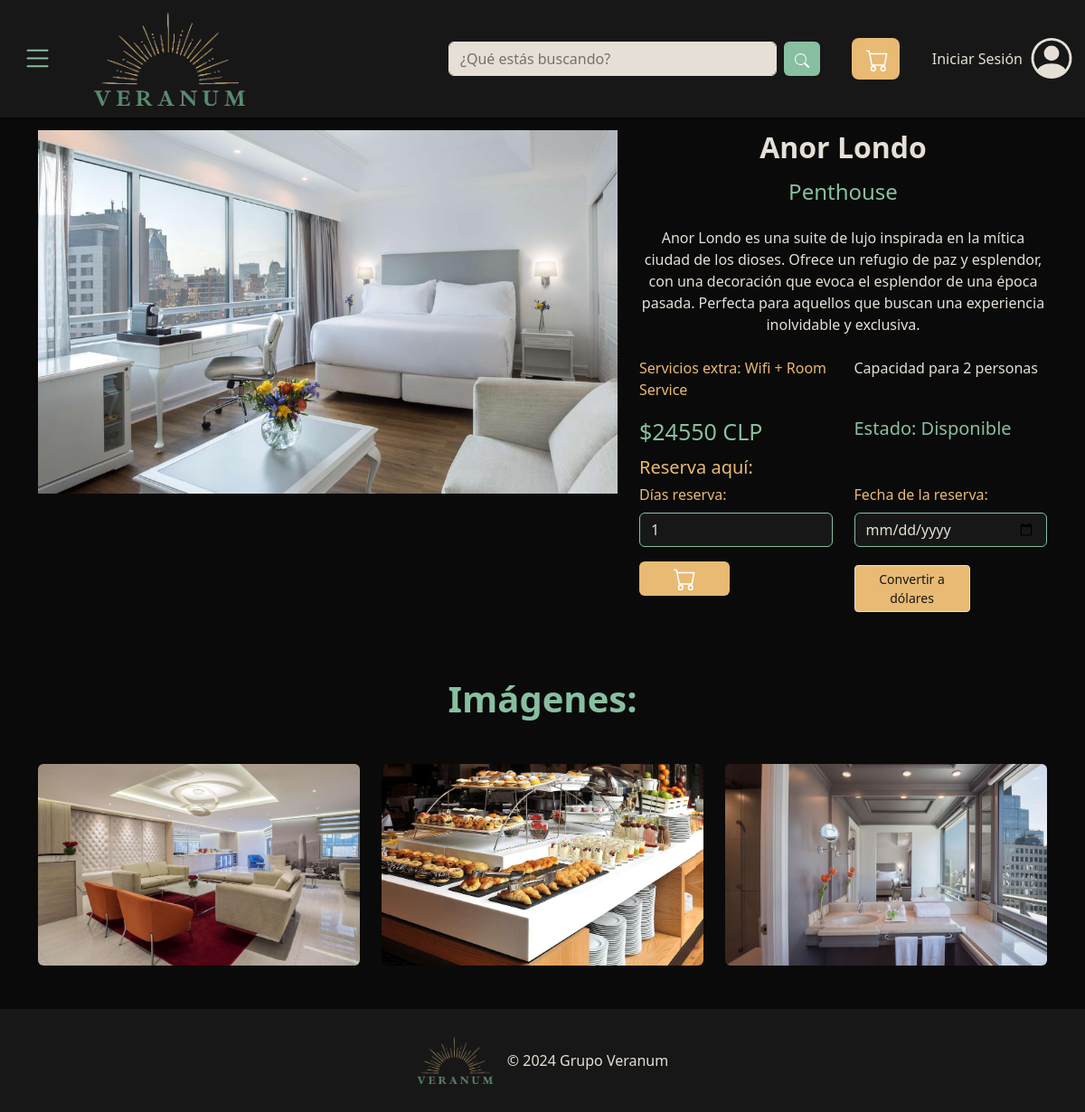
The app's page /2/, older data.
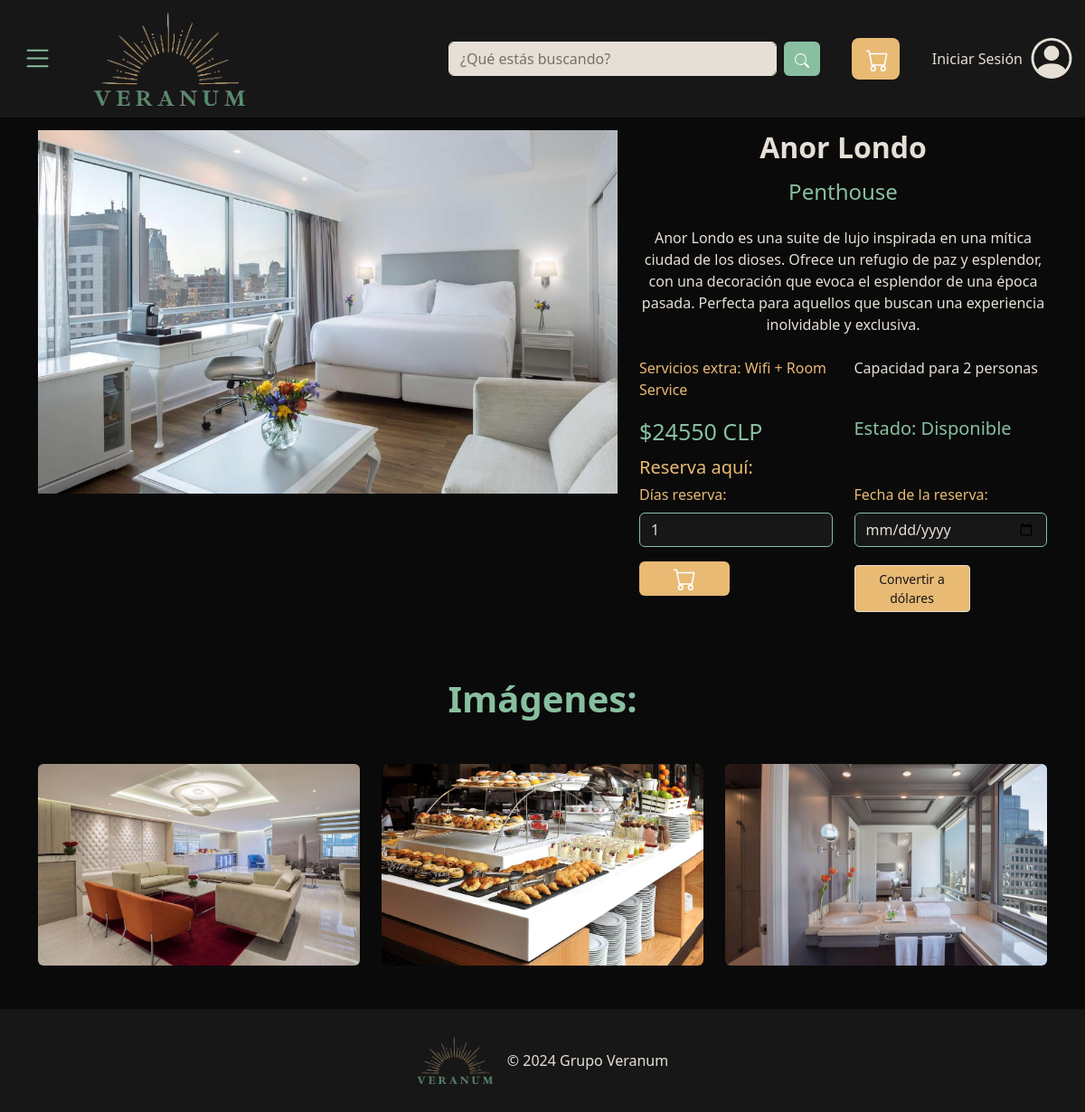
The same page, newer data.
### Store/models.py (models this page shows)
class Habitacion(models.Model):
    idHab         = models.AutoField(primary_key=True)
    nombre        = models.CharField(max_length=50)
    servicio      = models.ForeignKey('servicio', on_delete=models.CASCADE)
    dispHab       = models.ForeignKey('dispHab', on_delete=models.CASCADE)
    descripcion   = models.CharField(max_length=550)
    imagen        = models.ImageField(upload_to='habitaciones/imagenes')
    ytVidId       = models.CharField(max_length=11, null=True)
    precio        = models.IntegerField()
    capacidad     = models.IntegerField()
    tipoHab       = models.ForeignKey('tipoHab', on_delete=models.CASCADE)

class tipoHab(models.Model):
    idTipo        = models.IntegerField(primary_key=True)
    nombre        = models.CharField(max_length=20)

class servicio(models.Model):
    idServ         = models.AutoField(primary_key=True)
    nombre        = models.CharField(max_length=50)

class dispHab(models.Model):
    idDisp        = models.AutoField(primary_key=True)
    nombre        = models.CharField(max_length=40)

### Store/views.py (the view)
# urls.py: path('<int:idHab>/', views.verHab, name='verHab'),
def verHab(request, idHab):
    habitacion = Habitacion.objects.get(idHab = idHab)
    capturas = imgHab.objects.filter(idHab = habitacion)
    return render(request, 'habiplantilla.html', {'habitacion': habitacion, 'capturas': capturas})

### Store/templates/habiplantilla.html (shortened to what this page needs)
{% extends "plantilla_base.html" %}
{% block contenido %}
<div class="container pt-5">
  <div class="row mt-5">
    <div class="col-lg-7">
      <img src="{{ habitacion.imagen.url }}" alt="" class="img-fluid">
    </div>
    <div class="col-lg-5">
      <h4 class="text-center mb-3" style="color: #e6dfd6; font-weight: bold; font-size: 2rem;">{{ habitacion.nombre }}</h4>
      <h4 class="text-center mb-4" style="color: #88bfa0; font-size: 1.5rem;">{{ habitacion.tipoHab.nombre }}</h4>
      <p class="text-center" style="color: #e6dfd6;">{{ habitacion.descripcion }}</p>
      <div class="row mt-4">
        <div class="col-md-6">
          <p style="color: #E8BA74;font-weight: 500;">Servicios extra: {{ habitacion.servicio.nombre }}</p>
      </div>
      <div class="col-md-6">
        <p id="stock" style="text-align: start; margin-bottom: 10px; color: #e6dfd6"> Capacidad para {{ habitacion.capacidad }} personas</p>
    </div>
    <div class="col-md-6">
      <p type="text" style="color: success; font-size: 25px; color: #88bfa0; position:relative; margin-bottom: 5px; text-align: start;" class="preciohabitacion">${{ habitacion.precio }} CLP</p>
  </div>
  <div class="col-md-6">
    <p class="" id="producto" style="margin-bottom: 10px; color: #88bfa0;font-weight: 500; font-size:20px">Estado: {{habitacion.dispHab.nombre}}</p>
</div>
        <div class="col-12">
          <p style="font-size: 20px; color: #E8BA74; font-weight: 500; text-align: left; margin-bottom: 3px;">Reserva aquí:</p>
        </div>
        <div class="col-12">
          <form action="{% url 'agregarHabCarro' idHab=habitacion.idHab %}" method="POST">
            <div class="row align-items-center">
              <div class="col-md-6">
                <label for="cantidadDias" class="form-label" style="color: #E8BA74;">Días reserva:</label>
                <input type="number" name="cantidadDias" value="1" class="cantidadDias form-control" id="cantidadDias" style="background-color: #171717; border-color: #88bfa0; color: #e6dfd6;" required min="1">
              </div>
              <div class="col-md-6">
                <label for="fechaReserva" class="form-label" style="color: #E8BA74;">Fecha de la reserva:</label>
                <input type="date" class="fechaReserva form-control" id="fechaReserva" name="fechaReserva" style="background-color: #171717; border-color: #88bfa0; color: #e6dfd6;" required>
              </div>
            </div>
            <div class="row mt-3">
              <div class="col-6">
                <button class="btn btn-primary btn-block" id="btn-carro" style="width: 100px;">
                </button>
              </div>
            </form>
              <div class="col-6">
                <button type="button" class="btnConversion btn btn-primary btn-sm mt-1" id="btn_conversion"style="width: 60%; background-color: #E8BA74; border:no border;">Convertir a dólares</button>
              </div>
            </div>
        </div>
      </div>
    </div>
  </div>
  <h1 class="mt-5" style="color: #88bfa0; text-align: center; font-weight: bold;">Imágenes:</h1>
  <div class="row mt-5">
    {% for captura in capturas %}
    <div class="col-lg-4 col-md-12 mb-4">
      <img src="{{ captura.imagen.url }}" class="img-fluid rounded mb-4 hover-overlay img-clickable" alt="Captura" data-fancybox="galeria1">
    </div>
    {% endfor %}
  </div>
</div>
{% endblock %}

Row changes from the older to the newer data that the page shows:
changed Habitacion "Anor Londo": descripcion "…de lujo inspirada en la mítica ciudad de los…" → "…de lujo inspirada en una mítica ciudad de los…"
